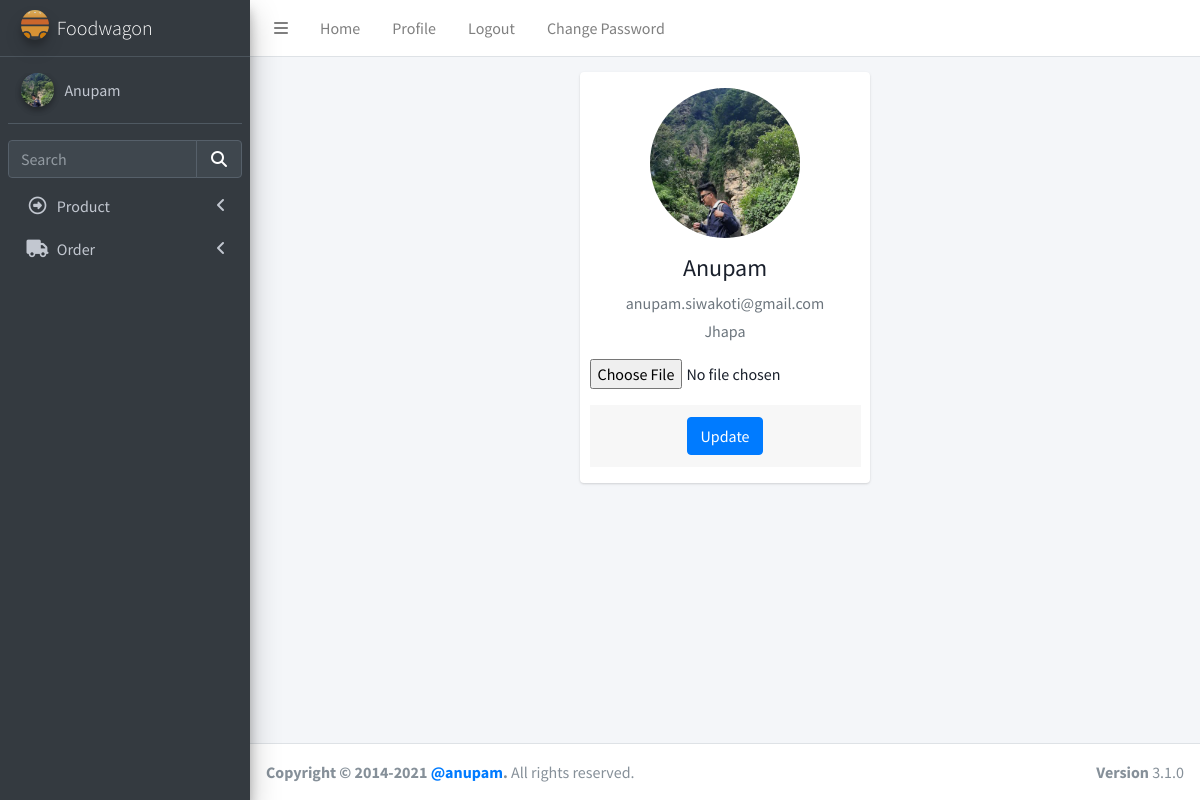
/admins/profile/30/ (signed in), run on an earlier commit of the app's database.
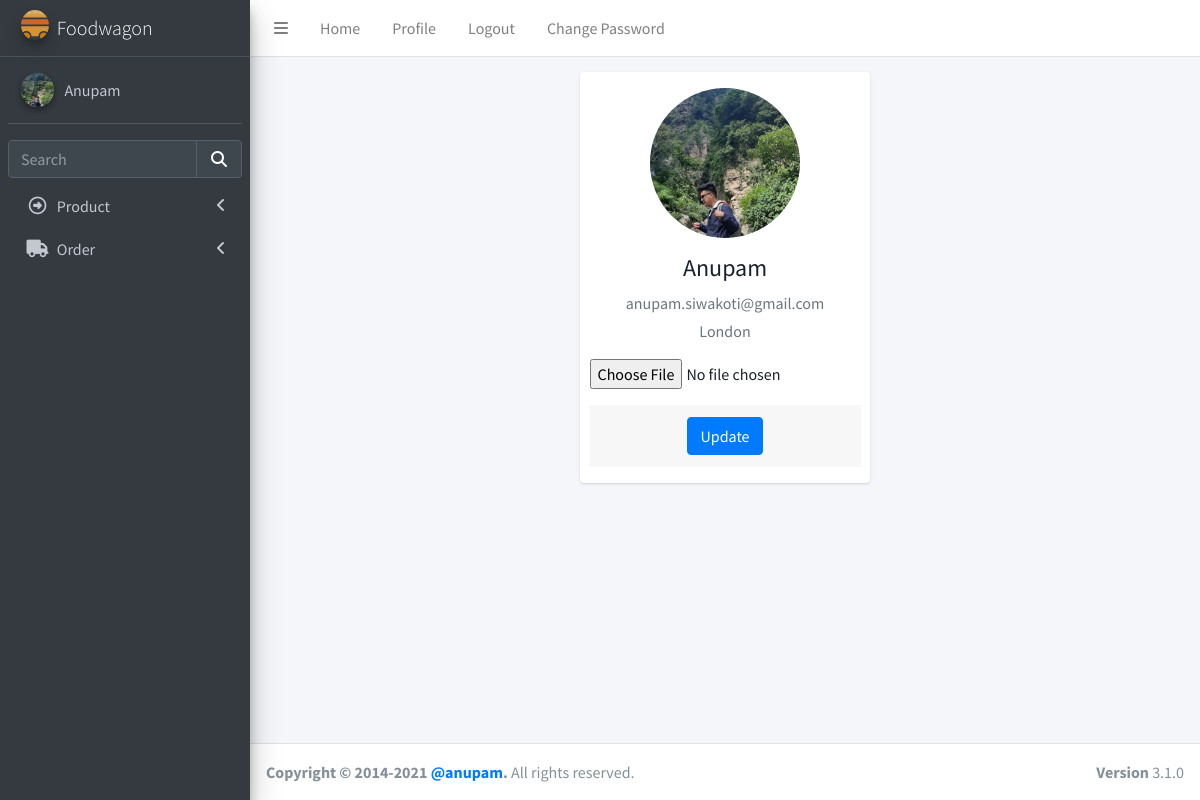
And on a later commit of the database.
### login/models.py (models this page shows, shortened)
class User(AbstractBaseUser):
    email = models.EmailField(max_length=255, unique=True, default="a@gmail.com")
    address = models.TextField(max_length=30, blank=True)
    first_name = models.TextField(max_length=30, blank=True, default="eg aster")
    last_name = models.TextField(max_length=30, blank=True)
    is_staff = models.BooleanField(default=False)  # non super-user
    is_active = models.BooleanField(default=False)
    admin = models.BooleanField(default=False)  # a superuser
    last_login = models.DateTimeField(blank=True, null=True, verbose_name="last login")
    profile_pic = models.ImageField(blank=True, null=True, upload_to="images/user/")
    USERNAME_FIELD = "email"
    objects = UserManager()

### admins/views.py (the view, shortened to what this page needs)
# urls.py: path("profile/<int:id>/", views.Profile, name="profile"),
def Profile(request, id):
    datas = User.objects.get(pk=id)
    fm = UserProfileForm(instance=datas)
    return render(request, "admin/admin_profile.html", {"form": fm})

### admins/forms.py
class UserProfileForm(forms.ModelForm):
    class Meta:
        model = User
        fields = [
            "profile_pic",
        ]
        widgets = {
            "profile_pic": forms.FileInput(
                attrs={
                    "class": "profile_pic",
                }
            ),
        }

### templates/admin/admin_profile.html (shortened to what this page needs)
{%extends "admin/base.html" %} {% load static %}
{% block csspart %}
<link rel="stylesheet" href="{%static 'plugins/fontawesome-free/css/all.min.css' %}" />
<link rel="stylesheet" href="{%static 'dist/css/adminlte.min.css' %}" />
<link rel="stylesheet" href="{%static 'dist/css/profile.css' %}" />
</head>
{% endblock csspart %}
{%block bodycontent%}
<body class="hold-transition sidebar-mini">
    <div class="wrapper">
        <div class="content-wrapper">
                <div class="container">
                    <div class="main-body">
                        <div class="row gutters-sm">
                            <div class="col-md-4 mb-3">
                                <div class="card">
                                        <div class="card-body">
                                                <div class="d-flex flex-column align-items-center text-center">
                                                    {%if user.profile_pic %}
                                                            <img
                                                                src="{{ user.profile_pic.url }}"
                                                                alt="User Image" class="rounded-circle" width="150"
                                                            />
                                                    {% else %}
                                                            <img
                                                                src="{% static 'dist/img/user.png' %}"
                                                                alt="User Image" class="rounded-circle" width="150"
                                                            />
                                                    {% endif %}
                                                    <div class="mt-3">
                                                        <h4>{{user.first_name}}</h4>
                                                        <p class="text-secondary mb-1">{{user.email}}</p>
                                                        <p class="text-muted font-size-sm">{{user.address}}</p>
                                                            <form action="" method="POST" enctype="multipart/form-data">
                                                                        <div class="form-group">
                                                                            {{ form.profile_pic}}
                                                                        </div>
                                                                        <div class="card-footer">
                                                                            <input type="submit" class="btn btn-primary" value="Update" />
                                                                        </div>
                                                            </form>
                                                    </div>
                                                </div>
                                        </div>
                                </div>
                            </div>
                        </div>
                    </div>
                </div>
        </div>
    </div>
    {%endblock bodycontent%}

### templates/admin/base.html (shortened to what this page needs)
<!DOCTYPE html>
<html lang="en">
{% load static %}
<head>
  {% block csspart %}{% endblock csspart %}
</head>
{% block nav%}
<div class="wrapper">
  <nav class="main-header navbar navbar-expand navbar-white navbar-light">
    <ul class="navbar-nav">
      <li class="nav-item">
        <a class="nav-link" data-widget="pushmenu" href="#" role="button"><i class="fas fa-bars"></i></a>
      </li>
      <li class="nav-item d-none d-sm-inline-block">
        <a href="#" class="nav-link">Home</a>
      </li>
      <li class="nav-item d-none d-sm-inline-block"><a href="{% url 'admins:profile' user.id %}"
          class="nav-link">Profile</a></li>
      <li class="nav-item d-none d-sm-inline-block"><a href="{% url 'login:logout' %}" class="nav-link">Logout</a></li>
      <li class="nav-item d-none d-sm-inline-block" data-toggle="modal" data-target="#myModal"><a href="#"
          class="nav-link">Change Password</a></li>
    </ul>
  </nav>
  <aside class="main-sidebar sidebar-dark-primary elevation-4">
    <a href="index3.html" class="brand-link">
      <img src="{%static 'assets/img/gallery/logo.svg' %}" alt="AdminLTE Logo"
        class="brand-image img-circle elevation-3" style="opacity: 0.8" />
      <span class="brand-text font-weight-light">Foodwagon</span>
    </a>
    <div class="sidebar">
      <div class="user-panel mt-3 pb-3 mb-3 d-flex">
        <div class="image">
          {%if user.profile_pic %}
          <img src="{{ user.profile_pic.url }}" class="img-circle elevation-2" alt="User Image" />
          {% else %}
          <img src="{% static 'image/user.png' %}" class="img-circle elevation-2" alt="User Image" />
          {% endif %}
        </div>
        <div class="info">
          <a href="{% url 'admins:profile' user.id %}" class="d-block">{{ user.first_name }}</a>
        </div>
      </div>
      <div class="form-inline">
        <div class="input-group" data-widget="sidebar-search">
          <input class="form-control form-control-sidebar" type="search" placeholder="Search" aria-label="Search" />
          <div class="input-group-append">
            <button class="btn btn-sidebar">
              <i class="fas fa-search fa-fw"></i>
            </button>
          </div>
        </div>
      </div>
      <nav class="mt-2">
        <ul class="nav nav-pills nav-sidebar flex-column" data-widget="treeview" role="menu" data-accordion="false">
          <li class="nav-item">
            <a href="#" class="nav-link">
              <i class="nav-icon far fa-arrow-alt-circle-right"></i>
              <p>
                Product
                <i class="fas fa-angle-left right"></i>
              </p>
            </a>
          </li>
          <li class="nav-item">
            <a href="#" class="nav-link">
              <i class="nav-icon fas fa-truck"></i>
              <p>Order<i class="fas fa-angle-left right"></i>
              </p>
            </a>
          </li>
        </ul>
      </nav>
    </div>
  </aside>
  {% endblock nav%}
  {% block bodycontent%}
  {% endblock bodycontent%}
  <footer class="main-footer">
    <strong>Copyright &copy; 2014-2021
      <a href="https://adminlte.io">@anupam</a>.</strong>
    All rights reserved.
    <div class="float-right d-none d-sm-inline-block">
      <b>Version</b> 3.1.0
    </div>
  </footer>
</div>
</body>
</html>

What changed in the data, as far as the page shows it:
changed User "Anupam": address "Jhapa" → "London"
